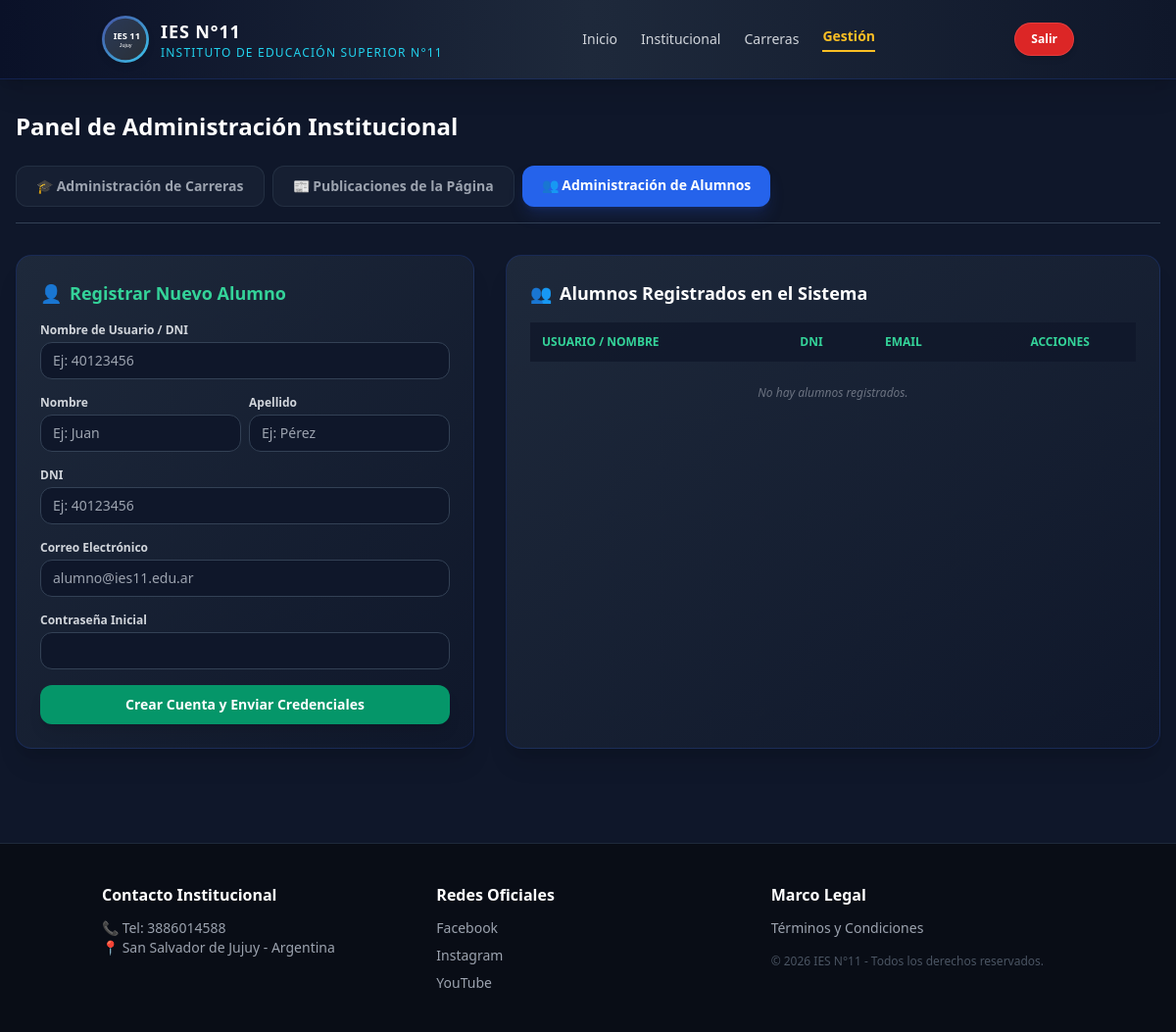
Page /gestion/?tab=alumnos (signed in) on the earlier database version.
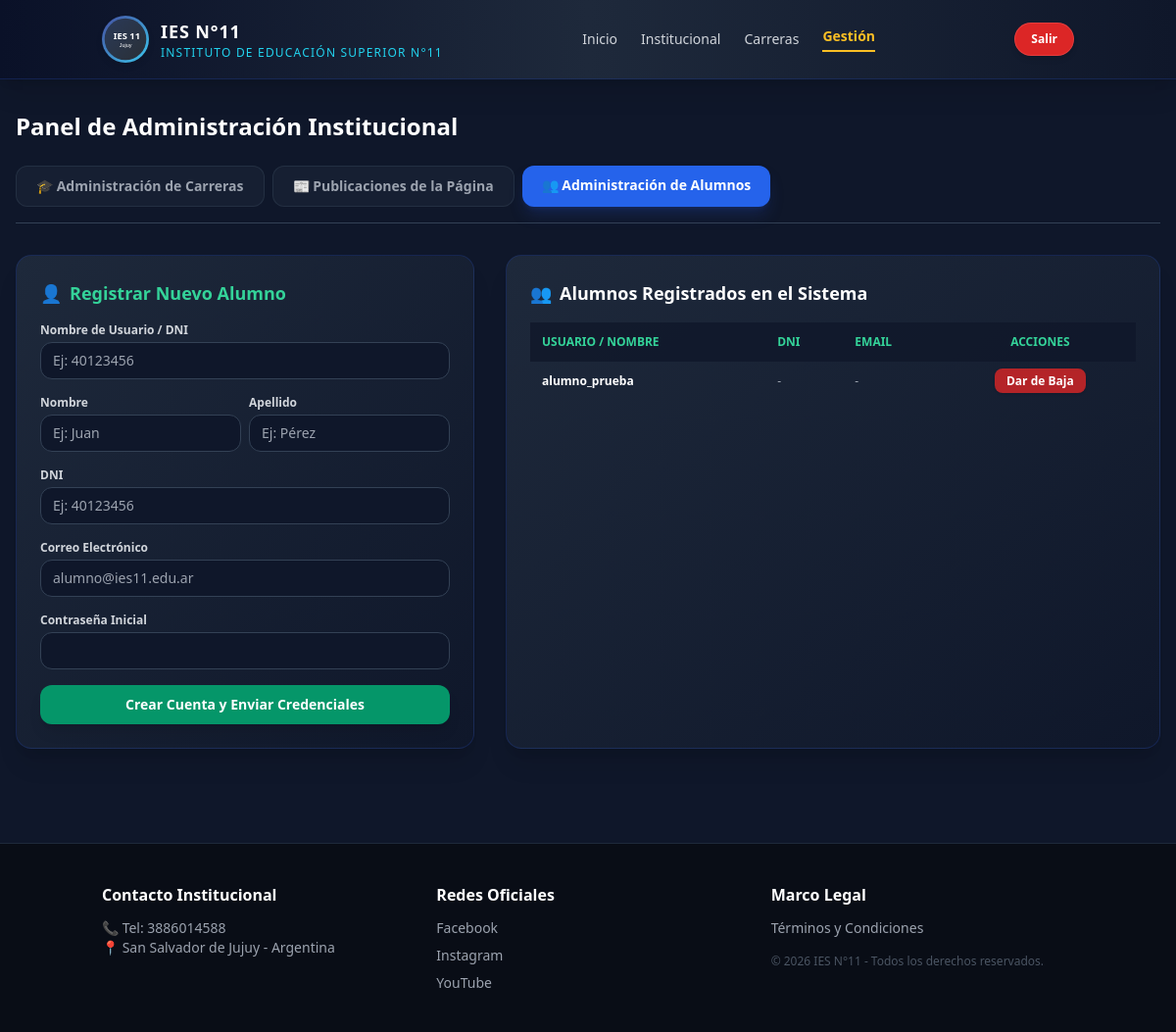
Same page on the later database version.
### nucleo/models.py (models this page shows)
class Usuario(AbstractUser):
    ROLES = (
        ('publico', 'Público'),
        ('alumno', 'Alumno'),
        ('admin', 'Administrativo'),
        ('cs_datos', 'Ciencia de Datos'),
    )
    rol = models.CharField(max_length=20, choices=ROLES, default='publico')
    dni = models.CharField(max_length=20, unique=True, null=True, blank=True)
    nombre = models.CharField(max_length=100, blank=True, null=True, verbose_name="Nombre")
    apellido = models.CharField(max_length=100, blank=True, null=True, verbose_name="Apellido")
    groups = models.ManyToManyField(
        'auth.Group',
        verbose_name='groups',
        blank=True,
        related_name='usuario_set',
        related_query_name='usuario',
    )
    user_permissions = models.ManyToManyField(
        'auth.Permission',
        verbose_name='user permissions',
        blank=True,
        related_name='usuario_permissions_set',
        related_query_name='usuario_permission',
    )

### nucleo/views.py (the view, shortened to what this page needs)
# urls.py: path('gestion/', views.admin_dashboard, name='gestion'),
@login_required
def admin_dashboard(request):
    tab = request.GET.get('tab', 'carreras')
    carreras_list = Carrera.objects.all()
    publicaciones_list = Publicacion.objects.all().order_by('-fecha_creacion')
    alumnos_list = Usuario.objects.filter(rol='alumno') | Usuario.objects.filter(is_staff=False)
    context = {
        'tab': tab,
        'carreras': carreras_list,
        'total_carreras': carreras_list.count(),
        'publicaciones': publicaciones_list,
        'alumnos': alumnos_list.distinct(),
    }
    return render(request, 'nucleo/admin.html', context)

### nucleo/templates/nucleo/admin.html (shortened to what the changed rows need)
{% extends 'nucleo/base.html' %}
{% block content %}
    <div class="mb-8">
        <h2 class="text-2xl font-extrabold text-white mb-6">Panel de Administración Institucional</h2>
    </div>
    {% if tab == 'alumnos' %}
        <div class="grid grid-cols-1 lg:grid-cols-12 gap-8">
            <div class="lg:col-span-7 bg-gradient-to-br from-[#1e293b] to-[#0f172a] p-6 rounded-2xl border border-blue-900/40 shadow-xl">
                <div class="overflow-x-auto">
                    <table class="w-full text-left text-xs text-gray-300">
                        <thead class="bg-slate-900/80 text-emerald-400 uppercase">
                            <tr>
                                <th class="py-3 px-3">Usuario / Nombre</th>
                                <th class="py-3 px-3">DNI</th>
                                <th class="py-3 px-3">Email</th>
                                <th class="py-3 px-3 text-center">Acciones</th>
                            </tr>
                        </thead>
                        <tbody class="divide-y divide-slate-800">
                            {% for alumno in alumnos %}
                                <tr class="hover:bg-slate-800/40 transition">
                                    <td class="py-3 px-3 font-semibold text-white">
                                        {{ alumno.username }}
                                    </td>
                                    <td class="py-3 px-3 text-gray-400">{{ alumno.dni|default:"-" }}</td>
                                    <td class="py-3 px-3 text-gray-400">{{ alumno.email|default:"-" }}</td>
                                    <td class="py-3 px-3 text-center">
                                        <a href="{% url 'baja_alumno' alumno.id %}" onclick="return confirm('¿Estás seguro de dar de baja a este alumno?')" class="bg-red-600/80 hover:bg-red-600 text-white px-3 py-1 rounded-lg font-semibold transition shadow">Dar de Baja</a>
                                    </td>
                                </tr>
                            {% empty %}
                                <tr>
                                    <td colspan="4" class="text-center py-6 text-gray-500 italic">No hay alumnos registrados.</td>
                                </tr>
                            {% endfor %}
                        </tbody>
                    </table>
                </div>
            </div>
        </div>
    {% endif %}
{% endblock %}

Differences in the rows shown:
added Usuario: username "alumno_prueba", dni "-", email "-"
Other differences:
text no longer shown: "No hay alumnos registrados."
